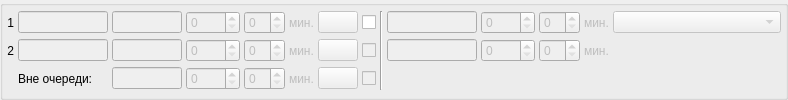
        <widget class="QGroupBox" name="grbWeekPlan3">
         <property name="title">
          <string/>
         </property>
         <layout class="QGridLayout" name="gridLayout_5">
          <property name="margin">
           <number>4</number>
          </property>
          <property name="spacing">
           <number>4</number>
          </property>
          <item row="0" column="6">
           <widget class="QCheckBox" name="chkNotExternalSystem5">
            <property name="toolTip">
             <string>&lt;html&gt;&lt;head/&gt;&lt;body&gt;&lt;p&gt;Данный период недоступен для использования через внешние системы&lt;/p&gt;&lt;/body&gt;&lt;/html&gt;</string>
            </property>
            <property name="text">
             <string/>
            </property>
           </widget>
          </item>
          <item row="1" column="10">
           <layout class="QHBoxLayout" name="horizontalLayout_30">
            <item>
             <widget class="QSpinBox" name="edtHomeInterval52">
              <property name="enabled">
               <bool>false</bool>
              </property>
             </widget>
            </item>
            <item>
             <widget class="QLabel" name="lblHomeInterval52">
              <property name="enabled">
               <bool>false</bool>
              </property>
              <property name="text">
               <string>мин.</string>
              </property>
             </widget>
            </item>
           </layout>
          </item>
          <item row="0" column="1">
           <widget class="CTimeRangeEdit" name="edtAmbTimeRange5">
            <property name="enabled">
             <bool>false</bool>
            </property>
            <property name="sizePolicy">
             <sizepolicy hsizetype="Minimum" vsizetype="Fixed">
              <horstretch>0</horstretch>
              <verstretch>0</verstretch>
             </sizepolicy>
            </property>
            <property name="maximumSize">
             <size>
              <width>90</width>
              <height>16777215</height>
             </size>
            </property>
            <property name="maxLength">
             <number>13</number>
            </property>
           </widget>
          </item>
          <item row="0" column="2">
           <widget class="QLineEdit" name="edtAmbOffice5">
            <property name="enabled">
             <bool>false</bool>
            </property>
            <property name="sizePolicy">
             <sizepolicy hsizetype="Minimum" vsizetype="Fixed">
              <horstretch>0</horstretch>
              <verstretch>0</verstretch>
             </sizepolicy>
            </property>
            <property name="maximumSize">
             <size>
              <width>70</width>
              <height>16777215</height>
             </size>
            </property>
            <property name="maxLength">
             <number>8</number>
            </property>
           </widget>
          </item>
          <item row="0" column="3">
           <widget class="QSpinBox" name="edtAmbPlan5">
            <property name="enabled">
             <bool>false</bool>
            </property>
            <property name="maximum">
             <number>9999</number>
            </property>
           </widget>
          </item>
          <item row="0" column="0">
           <widget class="QLabel" name="label_9">
            <property name="text">
             <string>1</string>
            </property>
            <property name="alignment">
             <set>Qt::AlignRight|Qt::AlignTrailing|Qt::AlignVCenter</set>
            </property>
           </widget>
          </item>
          <item row="1" column="0">
           <widget class="QLabel" name="label_10">
            <property name="text">
             <string>2</string>
            </property>
            <property name="alignment">
             <set>Qt::AlignRight|Qt::AlignTrailing|Qt::AlignVCenter</set>
            </property>
           </widget>
          </item>
          <item row="0" column="12">
           <widget class="CRBComboBox" name="cmbReasonOfAbsence5">
            <property name="enabled">
             <bool>false</bool>
            </property>
            <property name="sizePolicy">
             <sizepolicy hsizetype="Expanding" vsizetype="Fixed">
              <horstretch>0</horstretch>
              <verstretch>0</verstretch>
             </sizepolicy>
            </property>
           </widget>
          </item>
          <item row="1" column="1">
           <widget class="CTimeRangeEdit" name="edtAmbTimeRange52">
            <property name="enabled">
             <bool>false</bool>
            </property>
            <property name="sizePolicy">
             <sizepolicy hsizetype="Minimum" vsizetype="Fixed">
              <horstretch>0</horstretch>
              <verstretch>0</verstretch>
             </sizepolicy>
            </property>
            <property name="maximumSize">
             <size>
              <width>90</width>
              <height>16777215</height>
             </size>
            </property>
            <property name="maxLength">
             <number>13</number>
            </property>
           </widget>
          </item>
          <item row="0" column="8">
           <widget class="CTimeRangeEdit" name="edtHomeTimeRange5">
            <property name="enabled">
             <bool>false</bool>
            </property>
            <property name="sizePolicy">
             <sizepolicy hsizetype="Minimum" vsizetype="Fixed">
              <horstretch>0</horstretch>
              <verstretch>0</verstretch>
             </sizepolicy>
            </property>
            <property name="maximumSize">
             <size>
              <width>90</width>
              <height>16777215</height>
             </size>
            </property>
            <property name="maxLength">
             <number>13</number>
            </property>
           </widget>
          </item>
          <item row="0" column="9">
           <widget class="QSpinBox" name="edtHomePlan5">
            <property name="enabled">
             <bool>false</bool>
            </property>
            <property name="maximum">
             <number>9999</number>
            </property>
           </widget>
          </item>
          <item row="1" column="3">
           <widget class="QSpinBox" name="edtAmbPlan52">
            <property name="enabled">
             <bool>false</bool>
            </property>
            <property name="maximum">
             <number>9999</number>
            </property>
           </widget>
          </item>
          <item row="1" column="8">
           <widget class="CTimeRangeEdit" name="edtHomeTimeRange52">
            <property name="enabled">
             <bool>false</bool>
            </property>
            <property name="sizePolicy">
             <sizepolicy hsizetype="Minimum" vsizetype="Fixed">
              <horstretch>0</horstretch>
              <verstretch>0</verstretch>
             </sizepolicy>
            </property>
            <property name="maximumSize">
             <size>
              <width>90</width>
              <height>16777215</height>
             </size>
            </property>
            <property name="maxLength">
             <number>13</number>
            </property>
           </widget>
          </item>
          <item row="1" column="9">
           <widget class="QSpinBox" name="edtHomePlan52">
            <property name="enabled">
             <bool>false</bool>
            </property>
            <property name="maximum">
             <number>9999</number>
            </property>
           </widget>
          </item>
          <item row="1" column="2">
           <widget class="QLineEdit" name="edtAmbOffice52">
            <property name="enabled">
             <bool>false</bool>
            </property>
            <property name="sizePolicy">
             <sizepolicy hsizetype="Minimum" vsizetype="Fixed">
              <horstretch>0</horstretch>
              <verstretch>0</verstretch>
             </sizepolicy>
            </property>
            <property name="maximumSize">
             <size>
              <width>70</width>
              <height>16777215</height>
             </size>
            </property>
            <property name="maxLength">
             <number>8</number>
            </property>
           </widget>
          </item>
          <item row="1" column="12">
           <spacer name="horizontalSpacer_6">
            <property name="orientation">
             <enum>Qt::Horizontal</enum>
            </property>
            <property name="sizeHint" stdset="0">
             <size>
              <width>168</width>
              <height>20</height>
             </size>
            </property>
           </spacer>
          </item>
          <item row="2" column="1">
           <widget class="QLabel" name="label_18">
            <property name="text">
             <string>Вне очереди:</string>
            </property>
           </widget>
          </item>
          <item row="2" column="2">
           <widget class="QLineEdit" name="edtAmbInterOffice5">
            <property name="enabled">
             <bool>false</bool>
            </property>
            <property name="sizePolicy">
             <sizepolicy hsizetype="Minimum" vsizetype="Fixed">
              <horstretch>0</horstretch>
              <verstretch>0</verstretch>
             </sizepolicy>
            </property>
            <property name="maximumSize">
             <size>
              <width>70</width>
              <height>16777215</height>
             </size>
            </property>
            <property name="maxLength">
             <number>8</number>
            </property>
           </widget>
          </item>
          <item row="2" column="3">
           <widget class="QSpinBox" name="edtAmbInterPlan5">
            <property name="enabled">
             <bool>false</bool>
            </property>
            <property name="maximum">
             <number>9999</number>
            </property>
           </widget>
          </item>
          <item row="0" column="5">
           <widget class="CColorPicker" name="btnAmbColor5">
            <property name="enabled">
             <bool>false</bool>
            </property>
            <property name="text">
             <string/>
            </property>
           </widget>
          </item>
          <item row="1" column="5">
           <widget class="CColorPicker" name="btnAmbColor52">
            <property name="enabled">
             <bool>false</bool>
            </property>
            <property name="text">
             <string/>
            </property>
           </widget>
          </item>
          <item row="2" column="5">
           <widget class="CColorPicker" name="btnAmbInterColor5">
            <property name="enabled">
             <bool>false</bool>
            </property>
            <property name="text">
             <string/>
            </property>
           </widget>
          </item>
          <item row="1" column="4">
           <layout class="QHBoxLayout" name="horizontalLayout_10">
            <item>
             <widget class="QSpinBox" name="edtAmbInterval52">
              <property name="enabled">
               <bool>false</bool>
              </property>
              <property name="minimum">
               <number>0</number>
              </property>
              <property name="value">
               <number>0</number>
              </property>
             </widget>
            </item>
            <item>
             <widget class="QLabel" name="lblAmbInterval52">
              <property name="enabled">
               <bool>false</bool>
              </property>
              <property name="text">
               <string>мин.</string>
              </property>
             </widget>
            </item>
           </layout>
          </item>
          <item row="0" column="4">
           <layout class="QHBoxLayout" name="horizontalLayout_18">
            <item>
             <widget class="QSpinBox" name="edtAmbInterval5">
              <property name="enabled">
               <bool>false</bool>
              </property>
              <property name="minimum">
               <number>0</number>
              </property>
              <property name="value">
               <number>0</number>
              </property>
             </widget>
            </item>
            <item>
             <widget class="QLabel" name="lblAmbInterval5">
              <property name="enabled">
               <bool>false</bool>
              </property>
              <property name="text">
               <string>мин.</string>
              </property>
             </widget>
            </item>
           </layout>
          </item>
          <item row="2" column="4">
           <layout class="QHBoxLayout" name="horizontalLayout_11">
            <item>
             <widget class="QSpinBox" name="edtAmbInterInterval5">
              <property name="enabled">
               <bool>false</bool>
              </property>
              <property name="minimum">
               <number>0</number>
              </property>
              <property name="value">
               <number>0</number>
              </property>
             </widget>
            </item>
            <item>
             <widget class="QLabel" name="lblAmbInterInterval5">
              <property name="enabled">
               <bool>false</bool>
              </property>
              <property name="text">
               <string>мин.</string>
              </property>
             </widget>
            </item>
           </layout>
          </item>
          <item row="0" column="10">
           <layout class="QHBoxLayout" name="horizontalLayout_31">
            <item>
             <widget class="QSpinBox" name="edtHomeInterval5">
              <property name="enabled">
               <bool>false</bool>
              </property>
             </widget>
            </item>
            <item>
             <widget class="QLabel" name="lblHomeInterval5">
              <property name="enabled">
               <bool>false</bool>
              </property>
              <property name="text">
               <string>мин.</string>
              </property>
             </widget>
            </item>
           </layout>
          </item>
          <item row="1" column="6">
           <widget class="QCheckBox" name="chkNotExternalSystem52">
            <property name="enabled">
             <bool>false</bool>
            </property>
            <property name="toolTip">
             <string>&lt;html&gt;&lt;head/&gt;&lt;body&gt;&lt;p&gt;Данный период недоступен для использования через внешние системы&lt;/p&gt;&lt;/body&gt;&lt;/html&gt;</string>
            </property>
            <property name="text">
             <string/>
            </property>
           </widget>
          </item>
          <item row="0" column="7" rowspan="3">
           <widget class="Line" name="line_5">
            <property name="orientation">
             <enum>Qt::Vertical</enum>
            </property>
           </widget>
          </item>
          <item row="2" column="6">
           <widget class="QCheckBox" name="chkInterNotExternalSystem5">
            <property name="enabled">
             <bool>false</bool>
            </property>
            <property name="text">
             <string/>
            </property>
           </widget>
          </item>
         </layout>
        </widget>
